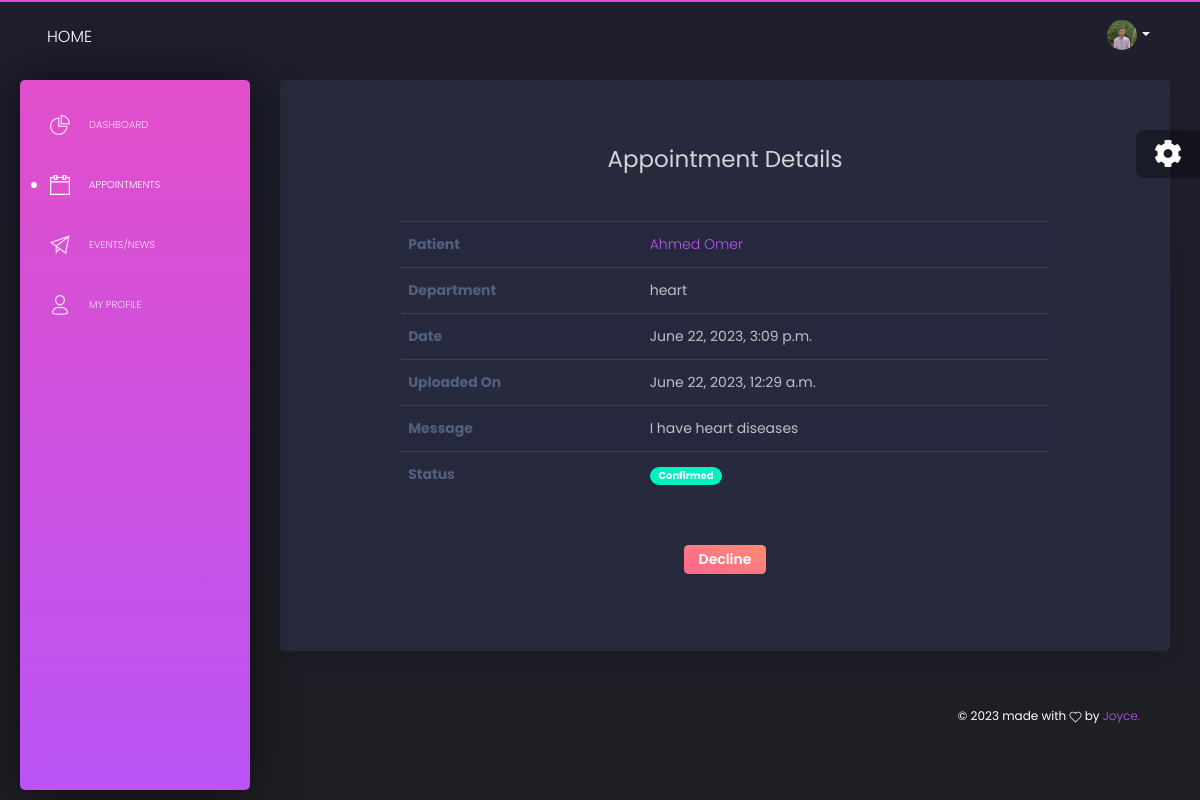
Page /dashboard/appointments/8/details (signed in) on the committed database.
### users/models.py (models this page shows, shortened)
class UserAccount(AbstractUser):
    email = models.EmailField(unique=True)
    first_name = models.CharField(max_length=50)
    last_name = models.CharField(max_length=50)
    photo = models.ImageField(upload_to='users/profile-photos/', null=True)
    phone_number = models.CharField(max_length=50, null=True, blank=True)
    role = models.CharField(max_length=30,choices=ROLE_CHOICES,default='admin')
    gender = models.CharField(max_length=20, choices=GENDER_CHOICES, default='male')
    date_of_birth = models.DateField(null=True, blank=True)
    staff_id = models.CharField(max_length=50, null=True, blank=True)
    id_no = models.PositiveIntegerField(null=True, blank=True)
    specializations = models.ManyToManyField(Specialization, related_name='doctors', blank=True)
    is_available = models.BooleanField(default=True)
    department = models.ForeignKey(Department, on_delete=models.CASCADE, null=True, blank=True, related_name='users')
    bio = models.TextField(default='Aut maiores voluptates amet et quis praesentium qui senda para')
    USERNAME_FIELD = 'email'
    REQUIRED_FIELDS = ['first_name', 'last_name',]
    objects = UserAccountManager()

class CommonInfo(models.Model):
    created_at = models.DateTimeField(auto_now_add=True)
    last_update = models.DateTimeField(auto_now=True)
    class Meta:
        abstract = True

class Department(CommonInfo):
    name = models.CharField(max_length=254)
    description = models.TextField()
    cover_photo = models.ImageField(upload_to="departments/cover_photos/")
    created_at = models.DateTimeField(auto_now_add=True)
    last_update = models.DateTimeField(auto_now=True)
    class Meta:
        ordering = ('name',)

### core/models.py (models this page shows, shortened)
class CommonInfo(models.Model):
    created_at = models.DateTimeField(auto_now_add=True)
    last_update = models.DateTimeField(auto_now=True)
    class Meta:
        abstract = True

class Appointment(CommonInfo):
    department = models.ForeignKey(Department, on_delete=models.CASCADE, related_name='appointments', null=True, blank=True)
    doctor = models.ForeignKey(User, on_delete=models.CASCADE, limit_choices_to={'role': 'doctor'}, related_name='appointments_requested', blank=True, null=True)
    patient = models.ForeignKey(User, on_delete=models.CASCADE, related_name='appointments_made', null=True, blank=True)
    date = models.DateTimeField()
    name = models.CharField(max_length=255, null=True, blank=True)
    phone = models.CharField(max_length=255, null=True, blank=True)
    email = models.EmailField(max_length=255, null=True, blank=True)
    message = models.TextField(default='-')
    status = models.CharField(max_length=15, choices=STATUS_CHOICES, default='pending')
    confirmed_by = models.ForeignKey(User, on_delete=models.CASCADE, related_name='appointments_confirmed', blank=True, null=True)
    class Meta:
        unique_together = ('doctor', 'date', )

### doctor_dashboard/views/appointments.py (the view)
class AppointmentDetailView(DashboardView, DetailView):
    model = Appointment
    context_object_name = 'appointment'
    template_name = 'doctor-dashboard/appointments/details.html'

### doctor_dashboard/views/index.py (called while the page is built)
    def test_func(self):
        user = self.request.user
        if  user.role == 'doctor':
            return True
        return False

### templates/doctor-dashboard/appointments/details.html (shortened to what this page needs)
{% extends 'dashboard/base.html' %} {% load static %}
{% block content %}
<div class="row">
    <div class="col-md-12">
        <div class="card">
            <div class="card-body">
                <div class="row">
                    <div class="col-md-10 mx-auto">
                        <div class="m-3 p-3 shadow-sm">
                            <h3 class="text-center py-3">Appointment Details</h3>
                            <div class="table-responsive">
                                <table class="table table-striped">
                                    <tbody>
                                        <tr>
                                            <th>Patient</th>
                                            {% if appointment.patient %}
                                            <td><a href = {% url 'dashboard:patients:patient_details' appointment.patient.pk %}> {{ appointment.name }}</a></td>
                                            {% else %}
                                            <td>{{ appointment.name }}</td>
                                            {% endif %}
                                        </tr>
                                        <tr>
                                            <th>Department</th>
                                            <td>{{appointment.department.name}}</td>
                                        </tr>
                                        <tr>
                                            <th>Date</th>
                                            <td>{{ appointment.date }}</td>
                                        </tr>
                                        <tr>
                                            <th>Uploaded On</th>
                                            <td>{{ appointment.created_at }} </td>
                                        </tr>
                                        <tr>
                                            <th>Message</th>
                                            <td>{{ appointment.message }}</td>
                                        </tr>
                                        <tr>
                                            <th>Status</th>
                                            <td>
                                                {% if appointment.status == 'confirmed' %}
                                                <span class="badge badge-pill badge-success">Confirmed</span>
                                                {% elif appointment.status == 'pending' %}
                                                <span class="badge badge-pill badge-info">Pending</span>
                                                {% elif appointment.status == 'declined' %}
                                                <span class="badge badge-pill badge-danger">Declined</span>
                                                {% endif %}
                                            </td>
                                        </tr>
                                    </tbody>
                                </table>
                               <div class="text-center py-3">
                                    {% if appointment.status == 'pending' %}
                                    <a href="{% url 'dashboard:appointments:appointment_mark_as_confirmed_action' pk=appointment.pk %}" class="mx-1">
                                        <button class="btn btn-sm btn-success mt-3">Accept</button>
                                    </a>
                                    <a href="{% url 'dashboard:appointments:appointment_mark_as_declined_action' pk=appointment.pk %}" class="mx-1">
                                        <button class="btn btn-sm btn-warning mt-3">Decline</button>
                                    </a>
                                    {% elif appointment.status == 'confirmed' %}
                                    <a href="{% url 'dashboard:appointments:appointment_mark_as_declined_action' pk=appointment.pk %}" class="mx-1">
                                        <button class="btn btn-sm btn-warning mt-3">Decline</button>
                                    </a>
                                    {% elif appointment.status == 'declined' %}
                                    <a href="{% url 'dashboard:appointments:appointment_mark_as_confirmed_action' pk=appointment.pk %}" class="mx-1">
                                        <button class="btn btn-sm btn-success mt-3">Accept</button>
                                    </a>
                                    {% endif %}
                                </div>
                            </div>
                        </div>
                    </div>
                </div>
            </div>
        </div>
    </div>
</div>
{% endblock %}

### templates/dashboard/header.html (shortened to what this page needs)
 {% load static %}
 <nav class="navbar navbar-expand-lg navbar-absolute navbar-transparent">
        <div class="container-fluid">
          <div class="navbar-wrapper">
            <a class="navbar-brand" href="{% url 'home:homepage' %}">Home
            </a>
          </div>
          <div class="collapse navbar-collapse" id="navigation">
            <ul class="navbar-nav ml-auto">
              <li class="dropdown nav-item">
                <a href="#" class="dropdown-toggle nav-link" data-toggle="dropdown">
                  <div class="photo">
                    {% if request.user.is_anonymous or not request.user.photo %}
                    <img src="{% static 'dashboard/img/user_icon.png' %}" alt="Profile Photo">
                    {% else %}
                    <img src="{{ request.user.photo.url }}" alt="{{request.user.first_name}}">
                    {% endif %}
                  </div>
                  <b class="caret d-none d-lg-block d-xl-block"></b>
                </a>
              </li>
            </ul>
          </div>
        </div>
      </nav>

### rows in the picture
UserAccount: user.photo (picture)
Appointment: name "Ahmed Omer", department.name "heart", date "June 22, 2023, 3:09 p.m.", created_at "June 22, 2023, 12:29 a.m.", message "I have heart diseases"
